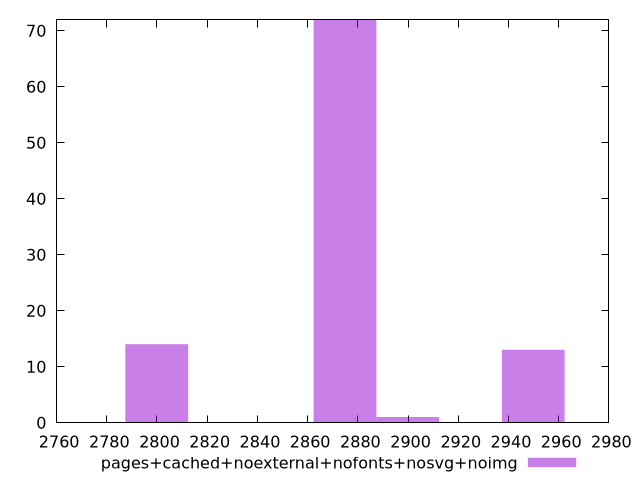

Write gnuplot code to recreate this figure.
$_pagesCachedNoexternalNofontsNosvgNoimg <<EOF
2799.8851430575833 14
2874.8820665323396 72
2949.8789900070965 13
2899.8810410239253 1
EOF
set key outside below
set terminal pngcairo
set output "report_00004_2020-11-02T20-21-41.718Z/largest-contentful-paint/pages+cached+noexternal+nofonts+nosvg+noimg//raw_hist.png"
set yrange [0:72]
set boxwidth 24.998974491585564
set style fill transparent solid 0.5 noborder
plot $_pagesCachedNoexternalNofontsNosvgNoimg title "pages+cached+noexternal+nofonts+nosvg+noimg" with boxes ,
